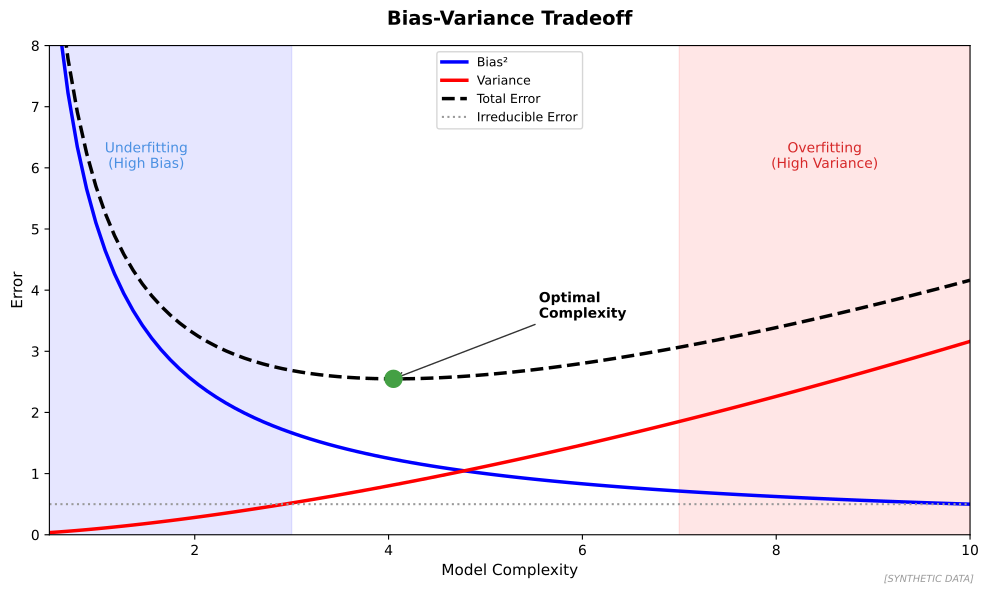

Write Python code to recreate this figure.
"""
Bias-Variance Tradeoff
Fundamental ML concept

Output: bias_variance_tradeoff.pdf
Module: module_03_ai_ml
Lesson: 25 - Introduction to AI/ML
"""

from pathlib import Path
import matplotlib.pyplot as plt
import numpy as np

CHART_METADATA = {
    'title': 'Bias-Variance Tradeoff',
    'module': 'module_03_ai_ml',
    'lesson': 25,
    'url': 'https://github.com/Digital-AI-Finance/digital-finance/tree/main/module_03_ai_ml/figures/bias_variance_tradeoff'
}

plt.rcParams.update({'font.size': 10, 'axes.labelsize': 10})

def create_chart():
    fig, ax = plt.subplots(figsize=(10, 6))

    complexity = np.linspace(0.5, 10, 100)
    bias_squared = 5 / complexity
    variance = 0.1 * complexity ** 1.5
    total_error = bias_squared + variance + 0.5  # irreducible error

    ax.plot(complexity, bias_squared, 'b-', linewidth=2.5, label='Bias²')
    ax.plot(complexity, variance, 'r-', linewidth=2.5, label='Variance')
    ax.plot(complexity, total_error, 'k--', linewidth=2.5, label='Total Error')
    ax.axhline(y=0.5, color='#999999', linestyle=':', linewidth=1.5, label='Irreducible Error')

    # Optimal point
    optimal_idx = np.argmin(total_error)
    ax.scatter(complexity[optimal_idx], total_error[optimal_idx], s=150, color='#44A044', zorder=5)
    ax.annotate('Optimal\nComplexity', xy=(complexity[optimal_idx], total_error[optimal_idx]),
               xytext=(complexity[optimal_idx] + 1.5, total_error[optimal_idx] + 1),
               fontsize=10, fontweight='bold',
               arrowprops=dict(arrowstyle='->', color='#333333'))

    # Regions
    ax.axvspan(0.5, 3, alpha=0.1, color='blue', label='_nolegend_')
    ax.axvspan(7, 10, alpha=0.1, color='red', label='_nolegend_')
    ax.text(1.5, 6, 'Underfitting\n(High Bias)', ha='center', fontsize=10, color='#4A90E2')
    ax.text(8.5, 6, 'Overfitting\n(High Variance)', ha='center', fontsize=10, color='#D62728')

    ax.set_xlabel('Model Complexity', fontsize=11)
    ax.set_ylabel('Error', fontsize=11)
    ax.set_title('Bias-Variance Tradeoff', fontsize=14, fontweight='bold', pad=15)
    ax.legend(loc='upper center', fontsize=9)
    ax.set_xlim(0.5, 10)
    ax.set_ylim(0, 8)

    fig.text(0.98, 0.02, '[SYNTHETIC DATA]', fontsize=7, color='#999999', ha='right', style='italic')
    plt.tight_layout()

    output_path = Path(__file__).parent / 'bias_variance_tradeoff.pdf'
    plt.savefig(output_path, format='pdf', dpi=300, bbox_inches='tight')
    plt.close()
    print(f"Chart saved to: {output_path}")
    return output_path

if __name__ == '__main__':
    create_chart()
